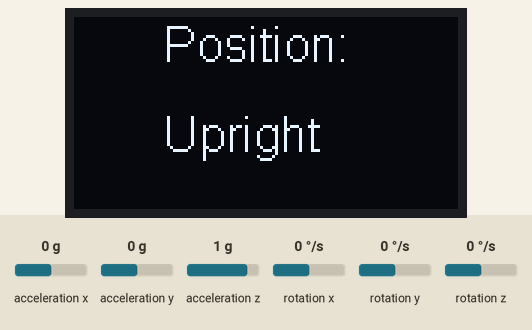
Recording of a sketch running on a simulated ESP32. Parts: 128×64 one-colour display. The test bench sets the inputs (shaded band); at power-on: acceleration x 0 g, acceleration y 0 g, acceleration z 1 g, rotation x 0 °/s, rotation y 0 °/s, rotation z 0 °/s. What the sketch prints to the serial monitor is not drawn.

Above: at 2.2 s.
2.3 s: acceleration x set to -1.4 g
At 4.2 s:
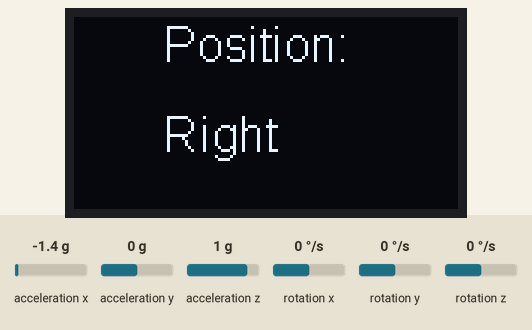
4.5 s: acceleration y set to -1.4 g
At 5.6 s:
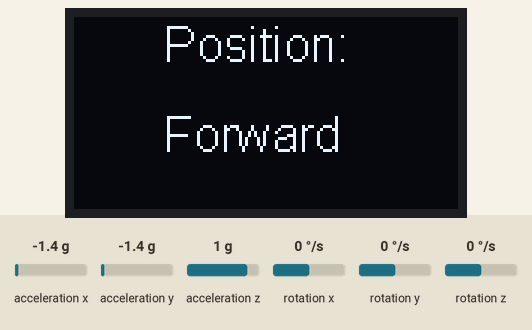
6.6 s: acceleration y set to 0.8 g
At 7.9 s:
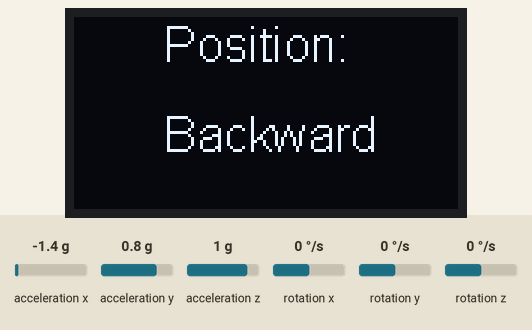
8.6 s: acceleration y set to 0.6 g
At 10.2 s:
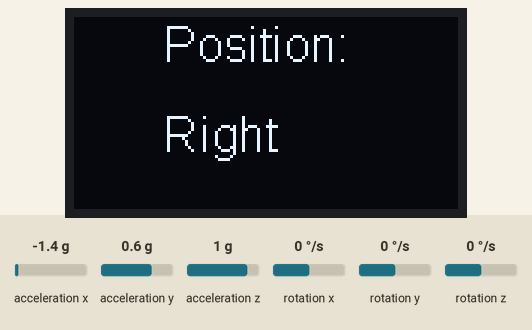
10.6 s: acceleration x set to 0.8 g
At 12.3 s:
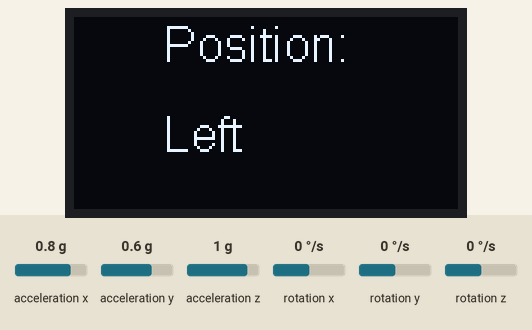
12.6 s: acceleration x set to 0.6 g
At 13.7 s:
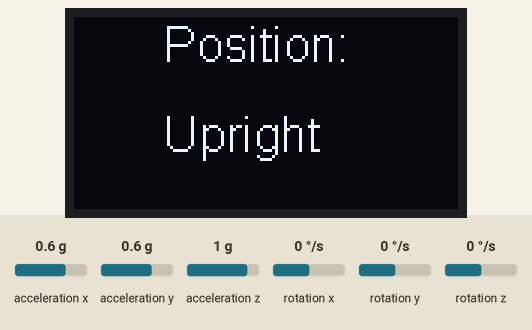
Timing chart, 0 to 15.6 s (numbered marks = the images above; inputs shaded):
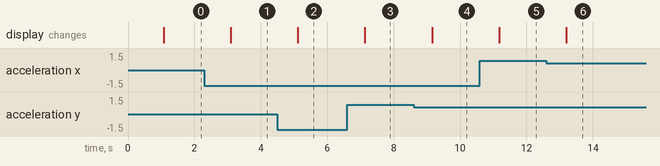

The sketch:

GISMO6_MPU6050_OLED.ino
```cpp
#include "I2Cdev.h"
#include "MPU6050.h"

#include "Wire.h"
MPU6050 mpu;

#include "SSD1306.h"
SSD1306  display(0x3c, 21, 22);


float baseline[3];
float features[3];
float motion_threshold = 0.7;

void OLEDInit();


String position;


void setup() {

    Wire.begin();
    Serial.begin(115200);
    mpu.initialize();
    calibrate();
    OLEDInit();

   }

void loop() {

    float ax,ay,az;
    //FirebaseRead();
    mpu_read(&ax,&ay,&az);
    ax=ax-baseline[0];
    ay=ay-baseline[1];
    az=az-baseline[2];

    mpu_record();


 delay(2000);

  }

void mpu_read(float *ax,float *ay,float *az) {
    int16_t _ax, _ay, _az, _gx, _gy, _gz;

    mpu.getMotion6(&_ax, &_ay, &_az, &_gx, &_gy, &_gz);
    *ax = _ax/16384.0;
    *ay = _ay/16384.0;
    *az = _az/16384.0;

}


void calibrate(){
  float ax,ay,az;
  for(int i=0;i < 10;i++){
    mpu_read(&ax,&ay,&az);
    delay(100);
      }
  baseline[0]=ax;
  baseline[1]=ay;
  baseline[2]=az;
}


void mpu_record(){
  float ax,ay,az;
  float aax,aay,aaz;
  String position;
    mpu_read(&ax,&ay,&az);
    ax = ax - baseline[0];
    ay = ay - baseline[1];
    az = az - baseline[2];

   features[0] = ax;
   features[1] = ay;
   features[2] = az;

  Serial.print(features[0]);
  Serial.print(" ");
  Serial.print(features[1]);
  Serial.print(" ");
  Serial.println(features[2]);

  aax=fabs(ax);
  aay=fabs(ay);
  aaz=fabs(az);

  Serial.print(aax);
  Serial.print(" ");
  Serial.print(aay);
  Serial.print(" ");
  Serial.println(aaz);

  position="Upright";
  if(aax > motion_threshold)
  {
    if(ax > 0)
    position="Left";
    else
    position="Right";
  }
  if(aay > motion_threshold)
  {
    if(ay > 0)
    position="Backward";
    else
    position="Forward";
  }


  Serial.println(position);

  display.clear();
  display.drawString(30,0,"Position:");
  display.drawString(30,30,position);
  display.display();

  }

  void OLEDInit(){
  display.init();
  display.setFont(ArialMT_Plain_16);
}
```

Measured:
- the behaviour switches between 0.8 and 0.7 g on acceleration y (found by bisection; images 3 and 4)
- the behaviour switches between 0.8 and 0.7 g on acceleration x (found by bisection; images 5 and 6)
- after the input at 2.3 s, the display: changes after 0.79 s (image 1)
- after the input at 4.5 s, the display: changes after 0.61 s (image 2)
- after the input at 6.6 s, the display: changes after 0.54 s (image 3)
- after the input at 8.6 s, the display: changes after 0.56 s (image 4)
- after the input at 10.6 s, the display: changes after 0.58 s (image 5)
- after the input at 12.6 s, the display: changes after 0.60 s (image 6)
